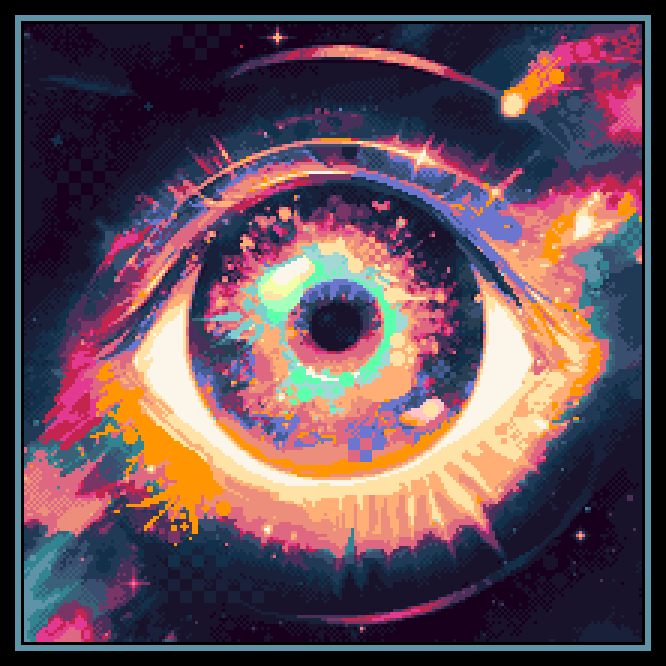
#> input picture chrome/src/hello_extensions.png, 666 x 666 px, given in place of the camera
$ python demoMoDetect.py
#> lines starting #> are read from the running program, lines starting #| are printed output that depends on the picture; after the words box and inside, x2 and y2 are one past the last pixel; in counts of white or black regions, pixels touching at a corner belong together
#> in main, previous_frame is the input picture: shape (666, 666, 3); mean B, G, R 86.3, 75.6, 99.5
import cv2
import numpy as np
from datetime import datetime

import os
print("Display:", os.getenv('DISPLAY'))
print("XDG_SESSION_TYPE:", os.getenv('XDG_SESSION_TYPE'))
print("WAYLAND_DISPLAY:", os.getenv('WAYLAND_DISPLAY'))


def add_timestamp(frame):
    """Add timestamp to frame"""
    timestamp = datetime.now().strftime('%Y-%m-%d %H:%M:%S')
    cv2.putText(frame, timestamp, (frame.shape[1] - 200, frame.shape[0] - 20),
                cv2.FONT_HERSHEY_SIMPLEX, 0.5, (255, 255, 255), 1)
    return frame


def detect_motion(current_frame, previous_frame, threshold=30, min_motion_pixels=500):
    """Detect motion between two frames"""
#> called with threshold = 30, min_motion_pixels = 500
    # Convert frames to grayscale
    curr_gray = cv2.cvtColor(current_frame, cv2.COLOR_BGR2GRAY)
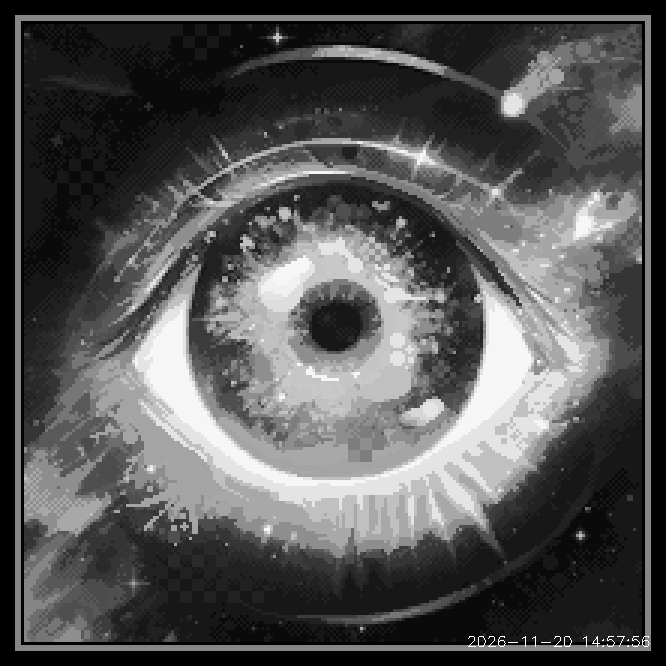
#> curr_gray: shape (666, 666); min 0, max 255, mean 84
    prev_gray = cv2.cvtColor(previous_frame, cv2.COLOR_BGR2GRAY)

    # Calculate absolute difference
    frame_diff = cv2.absdiff(curr_gray, prev_gray)
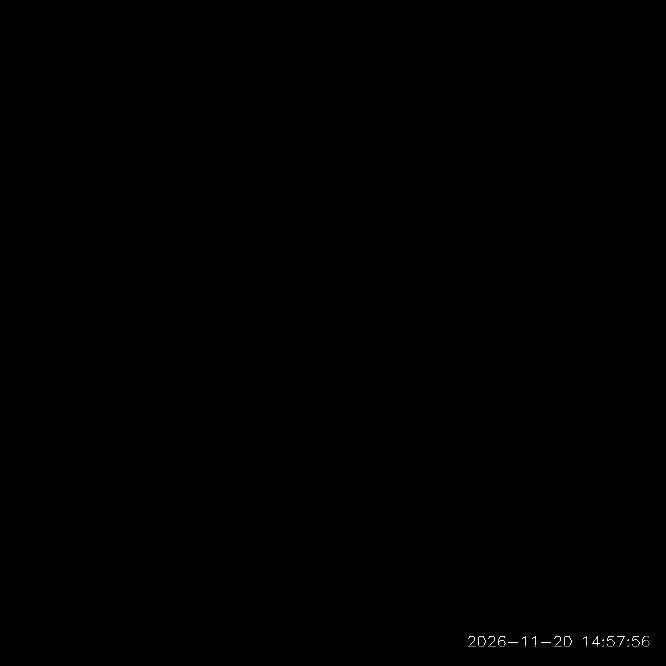
#> frame_diff: shape (666, 666); min 0, max 255, mean 0.2

    # Apply threshold
    motion_mask = cv2.threshold(
        frame_diff, threshold, 255, cv2.THRESH_BINARY)[1]
#> motion_mask: shape (666, 666); 0.08% white in thin lines or dots, all inside (x1, y1, x2, y2) = (468, 636, 650, 647)

    # Clean up noise
    motion_mask = cv2.dilate(motion_mask, None, iterations=2)
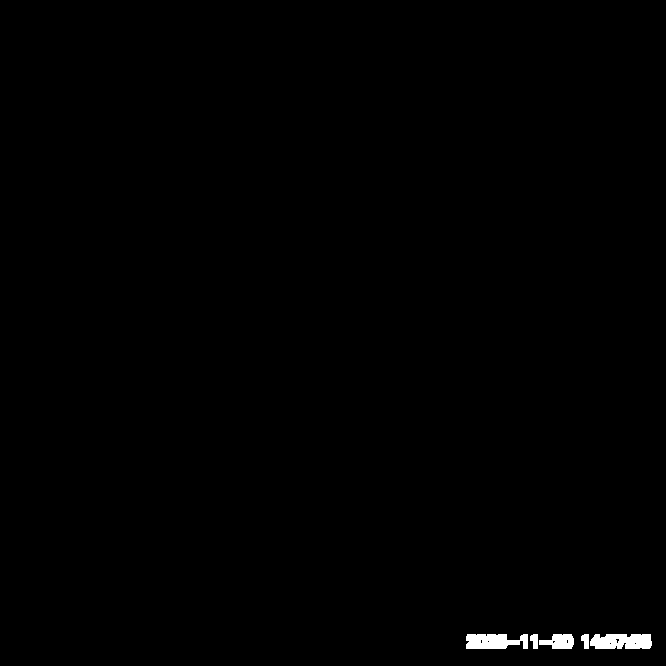
#> motion_mask: shape (666, 666); 0.48% white; 5 white regions

    # Find motion contours
    contours, _ = cv2.findContours(
        motion_mask, cv2.RETR_EXTERNAL, cv2.CHAIN_APPROX_SIMPLE)
#> contours = 5 contours; box (x1, y1, x2, y2) and area: (590, 634, 652, 649) 754, (466, 634, 528, 649) 672, (539, 634, 574, 649) 334, (581, 634, 589, 649) 72, (530, 634, 538, 649) 72

    motion_regions = []
    movement_detected = False

    for contour in contours:
        if cv2.contourArea(contour) > min_motion_pixels:
            movement_detected = True
            (x, y, w, h) = cv2.boundingRect(contour)
            motion_regions.append((x, y, w, h))
#> this loop made 5 passes
#> (movement_detected, x, y, w, h) on passes 1, 5: (True, 590, 634, 62, 15), (True, 466, 634, 62, 15)
#> after the loop, motion_regions = [(590, 634, 62, 15), (466, 634, 62, 15)]

    return movement_detected, motion_regions, motion_mask


def main():
    # Initialize webcam
    cap = cv2.VideoCapture(0)

    # Read first frame
    ret, previous_frame = cap.read()
    if not ret:
        print("Failed to grab first frame")
        return

    print("Press 'q' to quit")

    try:
        while True:
            ret, current_frame = cap.read()
            if not ret:
                print("Failed to grab frame")
                break

            # Add timestamp
            current_frame = add_timestamp(current_frame)

            # Detect motion
            movement_detected, movement_regions, mask = detect_motion(
                current_frame,
                previous_frame
            )
#> movement_detected = True; movement_regions = [(590, 634, 62, 15), (466, 634, 62, 15)]

            # Draw rectangles around motion regions
            for (x, y, w, h) in movement_regions:
                cv2.rectangle(current_frame, (x, y),
                              (x + w, y + h), (0, 255, 0), 2)
#> this loop made 2 passes
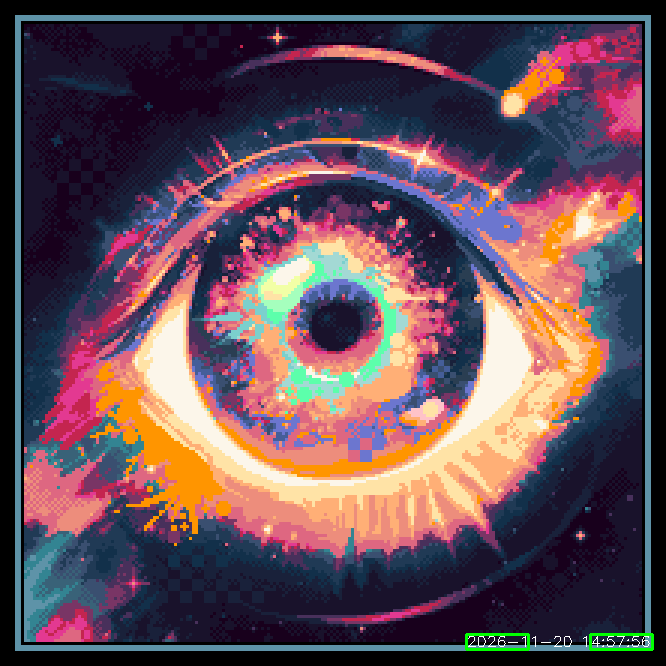
#> current_frame: shape (666, 666, 3); mean B, G, R 86.2, 76.1, 99.5

            # Show the frame
            cv2.imshow('Motion Detection', current_frame)

            # Update previous frame
            previous_frame = current_frame.copy()

            # Check for 'q' key to quit
            if cv2.waitKey(1) & 0xFF == ord('q'):
#> (key q is pressed here)
                break

    finally:
        # Clean up
        cap.release()
        cv2.destroyAllWindows()


if __name__ == "__main__":
    main()
